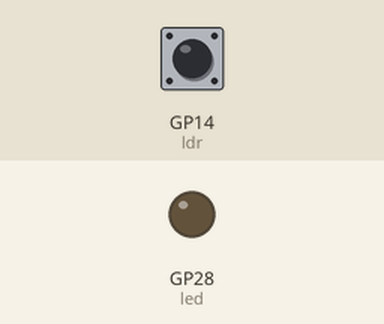
Recording of a program running on a simulated Raspberry Pi Pico running MicroPython. Shown: output pins drawn as LEDs (lit = HIGH). The test bench sets the inputs (shaded band); at power-on: GP14 (ldr) LOW.

Above: at 1.2 s.
1.3 s: GP14 (ldr) pulled HIGH for 0.6 s
At 1.9 s:
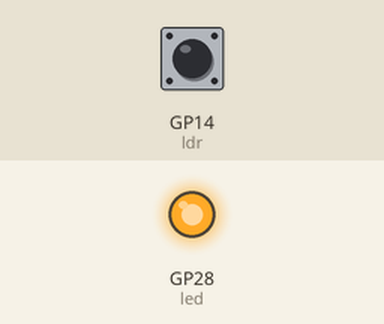
3.5 s: GP14 (ldr) pulled HIGH for 3.2 s
At 7.6 s:
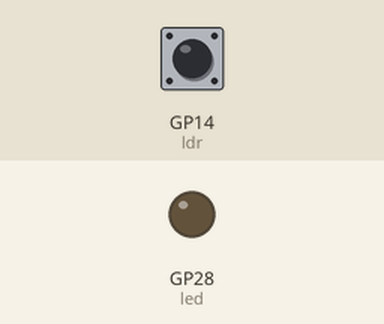
Timing chart, 0 to 9.1 s (numbered marks = the images above; inputs shaded):
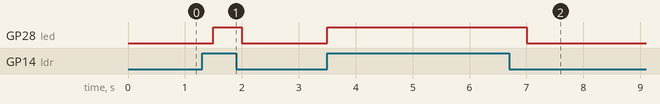

Measured:
- after the input at 1.3 s, GP28 (led): LOW → HIGH after 0.20 s, → LOW 0.50 s later
- after the input at 3.5 s, GP28 (led): LOW → HIGH at once, → LOW 3.5 s later

The program:

ldr.py
```python
from machine import Pin
import time

led = Pin(28, Pin.OUT)
ldr = Pin(14, Pin.IN, Pin.PULL_DOWN)

while True:
    if ldr.value():
       led.value(1)
       time.sleep(0.5)

    else:
        led.value(0)
        time.sleep(0.5)
```
